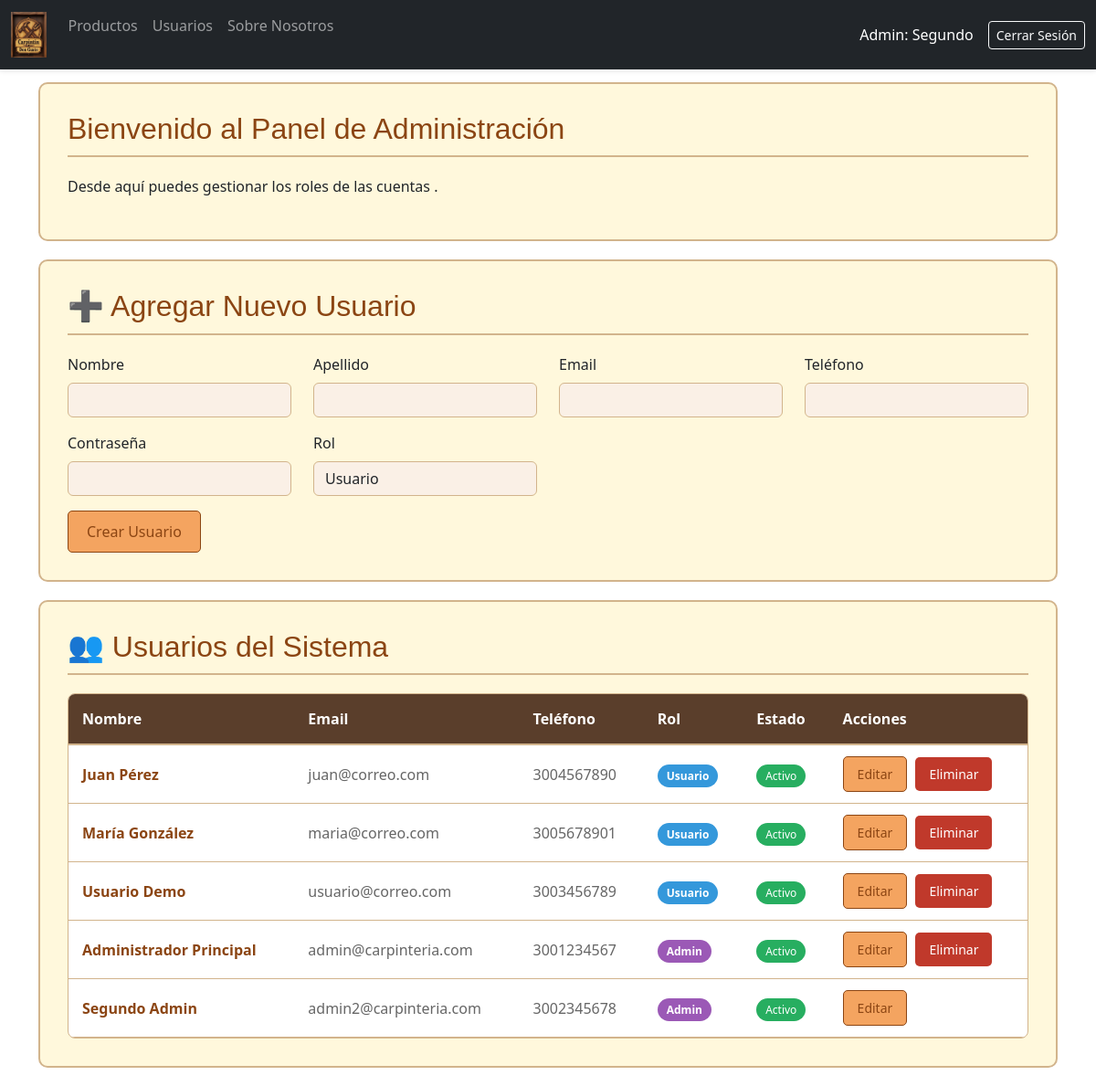
/backend/php/admin/usuarios.php (signed in), run on the app's committed database.
### tables this page shows
CREATE TABLE IF NOT EXISTS usuarios (
    id INT AUTO_INCREMENT PRIMARY KEY,
    email VARCHAR(255) NOT NULL UNIQUE,
    password VARCHAR(255) NOT NULL,
    nombre VARCHAR(100) NOT NULL,
    apellido VARCHAR(100),
    telefono VARCHAR(20),
    rol ENUM('admin', 'usuario') NOT NULL DEFAULT 'usuario',
    activo TINYINT(1) DEFAULT 1,
    created_at TIMESTAMP DEFAULT CURRENT_TIMESTAMP,
    updated_at TIMESTAMP DEFAULT CURRENT_TIMESTAMP ON UPDATE CURRENT_TIMESTAMP,
    INDEX idx_email (email),
    INDEX idx_rol (rol),
    INDEX idx_activo (activo)
);

### backend/php/admin/usuarios.php (the view, shortened to what this page needs)
<?php
require_once '../config/db.php';
$usuario_editar = null;
$stmt = $pdo->query("SELECT * FROM usuarios ORDER BY rol DESC, nombre ASC");
$usuarios = $stmt->fetchAll();
?>
<!DOCTYPE html>
<html lang="es">
<head>
    <link rel="stylesheet" href="../../../frontend/css/producto_estile.css">
    <link href="https://cdn.jsdelivr.net/npm/bootstrap@5.3.3/dist/css/bootstrap.min.css" rel="stylesheet">
</head>
<body>
    <header>
        <nav class="navbar navbar-expand-sm navbar-dark bg-dark">
            <div class="container-fluid">
                <div class="collapse navbar-collapse" id="mynavbar">
                    <ul class="navbar-nav me-auto mb-2 mb-sm-0">
                    <a class="navbar-brand" href="../../../backend/php/admin/index.html">
                        <img class="foto" src="../../../frontend/views/Carpintin-Don-Gusto/img/logo.jpg" alt="Logotipo" style="height: 50px;">
                    </a>
                        <li class="nav-item">
                            <a class="nav-link" href="index.php">Productos</a>
                        </li>
                        <li class="nav-item">
                            <a class="nav-link" href="usuarios.php">Usuarios</a>
                        </li>
                            <li class="nav-item">
                                <a class="nav-link" href="sobre-nosotros.php">Sobre Nosotros</a>
                            </li>
                    </ul>
                    <div class="d-flex align-items-center">
                        <span class="text-white me-3">Admin: <?php echo htmlspecialchars($_SESSION['usuario_nombre']); ?></span>
                        <a href="logout.php" class="btn btn-outline-light btn-sm">Cerrar Sesión</a>
                    </div>
                </div>
            </div>
        </nav>
    </header>
    <div class="container">
        <div class="admin-section">
            <h2>Bienvenido al Panel de Administración</h2>
            <p>Desde aquí puedes gestionar los roles de las cuentas .</p>
        </div>
    </div>
    <div class="container">
        <div class="admin-section">
            <h2><?php echo $usuario_editar ? '✏️ Editar Usuario' : '➕ Agregar Nuevo Usuario'; ?></h2>
            <form method="POST" action="">
                <div class="row">
                    <div class="col-md-3 mb-3">
                        <label for="nombre" class="form-label">Nombre</label>
                        <input type="text" class="form-control" id="nombre" name="nombre" required value="<?php echo htmlspecialchars($usuario_editar['nombre'] ?? ''); ?>">
                    </div>
                    <div class="col-md-3 mb-3">
                        <label for="apellido" class="form-label">Apellido</label>
                        <input type="text" class="form-control" id="apellido" name="apellido" value="<?php echo htmlspecialchars($usuario_editar['apellido'] ?? ''); ?>">
                    </div>
                    <div class="col-md-3 mb-3">
                        <label for="email" class="form-label">Email</label>
                        <input type="email" class="form-control" id="email" name="email" required value="<?php echo htmlspecialchars($usuario_editar['email'] ?? ''); ?>">
                    </div>
                    <div class="col-md-3 mb-3">
                        <label for="telefono" class="form-label">Teléfono</label>
                        <input type="text" class="form-control" id="telefono" name="telefono" value="<?php echo htmlspecialchars($usuario_editar['telefono'] ?? ''); ?>">
                    </div>
                </div>
                <div class="row">
                    <div class="col-md-3 mb-3">
                        <label for="password" class="form-label"><?php echo $usuario_editar ? 'Nueva Contraseña (dejar vacío para mantener)' : 'Contraseña'; ?></label>
                        <input type="password" class="form-control" id="password" name="password" <?php echo $usuario_editar ? '' : 'required'; ?>>
                    </div>
                    <div class="col-md-3 mb-3">
                        <label for="rol" class="form-label">Rol</label>
                        <select class="form-control" id="rol" name="rol">
                            <option value="usuario" <?php echo (isset($usuario_editar['rol']) && $usuario_editar['rol'] === 'usuario') ? 'selected' : ''; ?>>Usuario</option>
                        </select>
                    </div>
                </div>
                <button type="submit" class="btn btn-add"><?php echo $usuario_editar ? 'Actualizar Usuario' : 'Crear Usuario'; ?></button>
            </form>
        </div>
        <div class="admin-section">
            <h2>👥 Usuarios del Sistema</h2>
            <div class="table-container">
                <table class="user-table" id="usuariosTable">
                    <thead>
                        <tr>
                            <th>Nombre</th>
                            <th>Email</th>
                            <th>Teléfono</th>
                            <th>Rol</th>
                            <th>Estado</th>
                            <th>Acciones</th>
                        </tr>
                    </thead>
                    <tbody>
                        <?php if (count($usuarios) === 0): ?>
                            <tr>
                                <td colspan="6" class="empty-state">No hay usuarios aún</td>
                            </tr>
                        <?php else: ?>
                            <?php foreach ($usuarios as $user): ?>
                                <tr>
                                    <td class="nombre"><?php echo htmlspecialchars($user['nombre'] . ' ' . ($user['apellido'] ?? '')); ?></td>
                                    <td class="email"><?php echo htmlspecialchars($user['email']); ?></td>
                                    <td class="telefono"><?php echo htmlspecialchars($user['telefono'] ?? 'No especificado'); ?></td>
                                    <td>
                                        <span class="rol-badge <?php echo $user['rol'] === 'admin' ? 'rol-admin' : 'rol-usuario'; ?>">
                                            <?php echo $user['rol'] === 'admin' ? 'Admin' : 'Usuario'; ?>
                                        </span>
                                    </td>
                                    <td>
                                        <?php if ($user['activo']): ?>
                                            <span class="activo-badge">Activo</span>
                                        <?php else: ?>
                                            <span class="inactivo-badge">Inactivo</span>
                                        <?php endif; ?>
                                    </td>
                                    <td class="actions">
                                        <a href="?editar=<?php echo $user['id']; ?>" class="btn btn-edit">Editar</a>
                                        <?php if ($user['id'] != $_SESSION['usuario_id']): ?>
                                            <?php if ($user['activo']): ?>
                                                <a href="?eliminar=<?php echo $user['id']; ?>" class="btn btn-delete" onclick="return confirm('¿Estás seguro de que deseas eliminar este usuario?');">Eliminar</a>
                                            <?php else: ?>
                                                <a href="?activar=<?php echo $user['id']; ?>" class="btn btn-activate">Activar</a>
                                            <?php endif; ?>
                                        <?php endif; ?>
                                    </td>
                                </tr>
                            <?php endforeach; ?>
                        <?php endif; ?>
                    </tbody>
                </table>
            </div>
        </div>
    </div>
</body>
</html>

### frontend/css/producto_estile.css (style rules this page uses)
header { background-color: rgba(228, 182, 108, 0.954) !important; position: fixed !important; top: 0 !important; left: 0 !important; right: 0 !important; width: 100% !important; z-index: 9999 !important; box-shadow: 0 2px 5px rgba(0, 0, 0, 0.1) !important; }
body { padding-top: 70px !important; margin-top: 0 !important; }
.navbar { width: 100% !important; margin: 0 !important; }
.row { margin-top: 20px; }
header { margin-bottom: 20px; }

### backend/php/admin/usuarios.php (style rules this page uses)
.admin-section { background-color: #FFF8DC; border: 2px solid #D2B48C; border-radius: 10px; padding: 30px; margin: 20px auto; max-width: 1400px; }
.admin-section h2 { color: #8B4513; font-family: 'Arial', sans-serif; border-bottom: 2px solid #D2B48C; padding-bottom: 10px; margin-bottom: 20px; }
.form-control { border: 1px solid #D2B48C; background-color: #FAF0E6; }
.btn-add { background-color: #F4A460; color: #8B4513; border: 1px solid #8B4513; padding: 10px 20px; font-size: 16px; border-radius: 5px; transition: background-color 0.3s ease, color 0.3s ease; }
.btn-edit { background-color: #F4A460; color: #8B4513; border: 1px solid #8B4513; padding: 8px 15px; font-size: 14px; border-radius: 5px; margin-right: 5px; text-decoration: none; }
.btn-delete { background-color: #c0392b; color: white; border: none; padding: 8px 15px; font-size: 14px; border-radius: 5px; text-decoration: none; }
.table-container { overflow-x: auto; background-color: white; border-radius: 8px; border: 1px solid #D2B48C; }
.user-table { width: 100%; border-collapse: collapse; margin: 0; }
.user-table thead { background-color: #5a3e2b; color: white; }
.user-table th { padding: 15px; text-align: left; font-weight: bold; border-bottom: 2px solid #D2B48C; }
.user-table td { padding: 12px 15px; border-bottom: 1px solid #D2B48C; vertical-align: middle; }
.user-table .nombre { font-weight: bold; color: #8B4513; }
.user-table .email { color: #666; }
.user-table .telefono { color: #666; }
.rol-badge { padding: 4px 10px; border-radius: 15px; font-size: 12px; font-weight: bold; }
.rol-admin { background-color: #9b59b6; color: white; }
.rol-usuario { background-color: #3498db; color: white; }
.activo-badge { background-color: #27ae60; color: white; padding: 4px 10px; border-radius: 15px; font-size: 12px; }
.actions { white-space: nowrap; }

### data on the page
usuarios: nombre+apellido "Juan Pérez", email "juan@correo.com", telefono "3004567890", rol "Usuario", activo "Activo"
usuarios: nombre+apellido "María González", email "maria@correo.com", telefono "3005678901", rol "Usuario", activo "Activo"
usuarios: nombre+apellido "Usuario Demo", email "usuario@correo.com", telefono "3003456789", rol "Usuario", activo "Activo"
usuarios: nombre+apellido "Administrador Principal", email "admin@carpinteria.com", telefono "3001234567", rol "Admin", activo "Activo"
usuarios: nombre+apellido "Segundo Admin", email "admin2@carpinteria.com", telefono "3002345678", rol "Admin", activo "Activo"

### other printed values
$_SESSION['usuario_nombre'] "Segundo"
